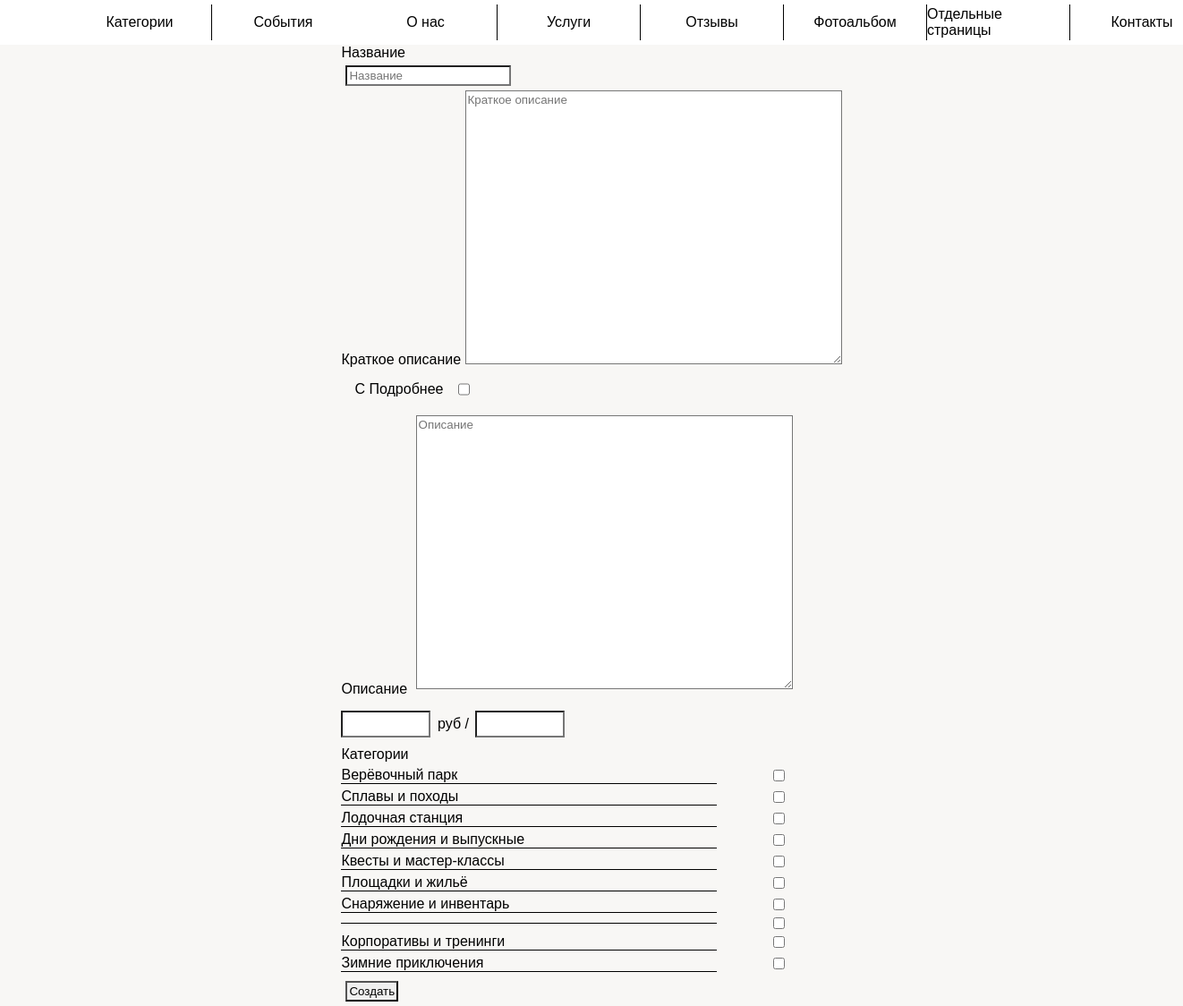
/admin_panel/service_create (signed in), run on the app's committed database.
### app/models.py (models this page shows)
class Category(db.Model):
    id = db.Column(db.Integer, primary_key=True, index=True, unique=True)
    name = db.Column(db.String(128))
    description = db.Column(db.Text)
    status = db.Column(db.BOOLEAN())  # отображение клиентам
    services = db.relationship('ServiceCategory', backref='category', lazy='dynamic')
    number = db.Column(db.Integer, index=True, default=30)
    types = db.relationship('CategoryType', backref='category', lazy='dynamic')

### app/admin_panel/routes.py (the view, shortened to what this page needs)
@bp.route('/service_create', methods=['GET', 'POST'])
@login_required
def service_create():
    categories_all = Category.query.all()
    service_all = Service.query.all()
    service_number = service_all[-1]
    service_id = service_number.id + 1
    b = [0]
    return render_template('admin_panel/service_create.html', title='Создание услуги',
                           categories=categories_all, categories_checked=b)

### app/admin_panel/routes.py (called while the page is built)
@bp.after_request
def add_header(r):
    r.headers["Cache-Control"] = "no-cache, no-store, must-revalidate"
    r.headers["Pragma"] = "no-cache"
    r.headers["Expires"] = "1"
    r.headers['Cache-Control'] = 'public, max-age=0'
    return r

### app/models.py (called while the page is built)
@login.user_loader
def load_user(id):
    return Admin.query.get(int(id))

### app/templates/admin_panel/service_create.html (shortened to what this page needs)
{% extends "admin_panel/base.html" %}
{% block scripts %}
    <link rel="stylesheet" href="{{ url_for('static', filename='admin_panel/category_create.css') }}">
{% endblock %}
{% block app_content %}
    <form class="form" method="post" action="{{ url_for('admin_panel.service_create') }}">
        <div class="form_container">
            <label for="title">Название</label>
            <input type="text" name="title" id="title" placeholder="Название">
            <label for="short_description">Краткое описание</label>
            <textarea name="short_description" id="short_description" autocomplete="off"
                      placeholder="Краткое описание" cols="50" rows="20"></textarea>
            <div class="grid_checkbox">
                <label for="next">С Подробнее</label>
                <input type="checkbox" id="next" class="checkbox" name="next">
            </div>
            <label for="description">Описание</label>
            <textarea name="description" id="description" autocomplete="off"
                      placeholder="Описание" cols="50" rows="20"></textarea>
            <div class="grid_block_price">
                <input type="text" name="price" id="input_price" class="little_input"
                       value="">
                руб /
                <input type="text" name="price_time" id="input_price_time" class="little_input"
                       value="">
            </div>
            <label for="select">Категории</label>
            <div class="grid_category">
                {% for categories in categories %}
                    <label for="category" class="label_1">{{ categories.name }}</label>
                    <input type="checkbox" id="category" class="checkbox"
                           name={{ categories.id }}  value={{ categories.id }}
                            {{ "checked" if categories.id == categories_checked[categories.id] else "" }}>
                {% endfor %}
            </div>
            <input type="submit" value="Создать">
        </div>
    </form>
{% endblock %}

### app/static/main/main.css (style rules this page uses)
:root { --background-color: rgba(169, 191, 239, 0.15); --primary-color: #ffa300; --primary-font-size: 16px; --primary-font-family: Arial, sans-serif; --primary-content-width: 960px; --primary-content-height: 100px; --modal_window_time: none; --vw: none; --vh: none; }
html { box-sizing: border-box; -webkit-tap-highlight-color: rgba(0, 0, 0, 0); height: 100vh; }
*, *:before, *:after { box-sizing: inherit; }
* { appearance: none; -webkit-appearance: none; font-family: var(--primary-font-family); }
body { margin: 0; -webkit-text-size-adjust: none; background-color: rgba(209, 207, 188, 0.15); height: 100vh; }

### app/static/admin_panel.css (style rules this page uses)
.checkbox { -webkit-appearance: checkbox; margin: 0 auto; }
.little_input { display: flex; align-content: center; margin-bottom: 10px; width: 100px; height: 30px; }
.grid_checkbox { display: grid; grid-template-columns: 200px 1fr; padding: 5px; margin: auto; }
.grid_category { display: grid; min-width: 40vw; grid-template-columns: 75% 1fr; text-align: left; justify-content: left; margin-top: 5px; margin-bottom: 10px; grid-row-gap: 5px; align-items: center; }
.grid_block_price { display: grid; grid-template-columns: 100px 50px 100px; text-align: left; justify-items: center; align-items: baseline; min-width: 40px; margin-top: 10px; }
.label_1 { font-size: var(--primary-font-size); border-bottom: 1px solid; }

### app/static/admin_panel/category_create.css (style rules this page uses)
.form { display: flex; justify-content: center; }
input { display: flex; flex-direction: column; margin: 5px; padding: 2px; }
#description { margin: 5px; padding: 2px; }
.grid_checkbox { margin: 10px; grid-template-columns: 110px 25px; }

### data on the page
Category: name "Верёвочный парк"
Category: name "Сплавы и походы"
Category: name "Лодочная станция"
Category: name "Дни рождения и выпускные"
Category: name "Квесты и мастер-классы"
Category: name "Площадки и жильё"
Category: name "Снаряжение и инвентарь"
Category: name "Корпоративы и тренинги"
Category: name "Зимние приключения"
